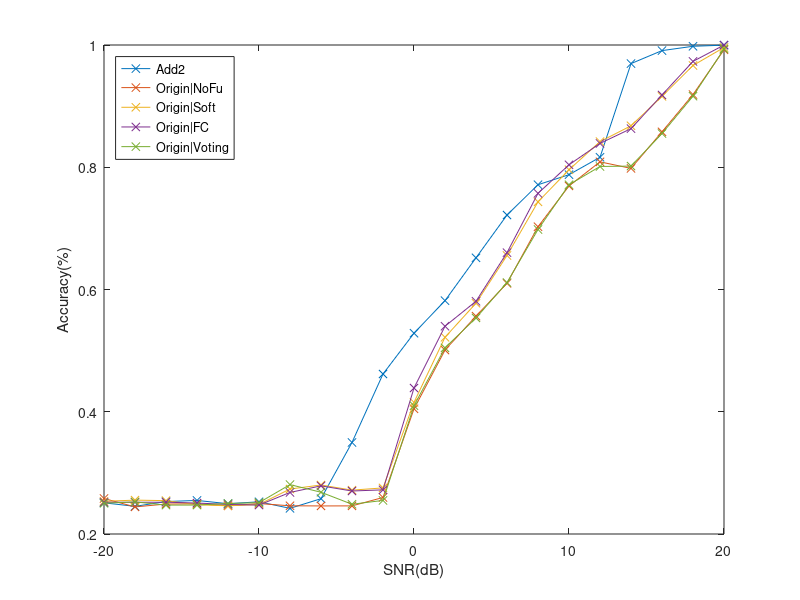
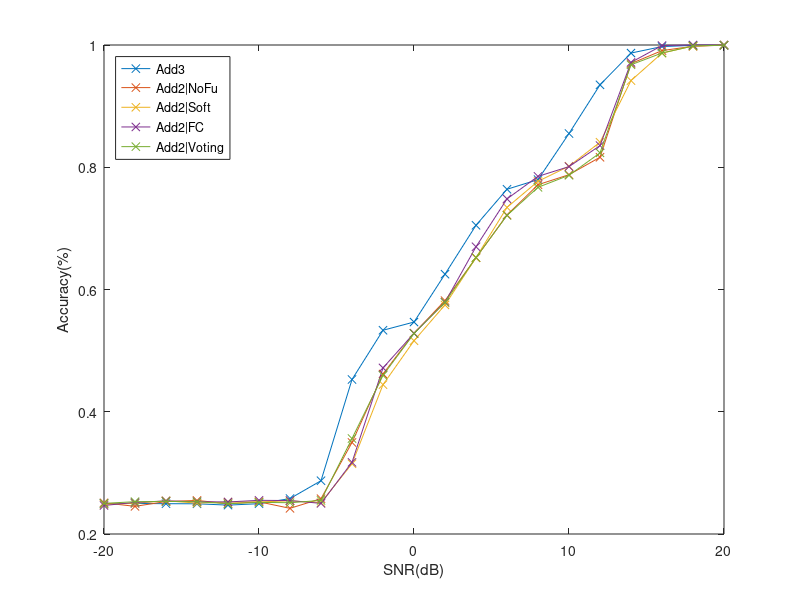
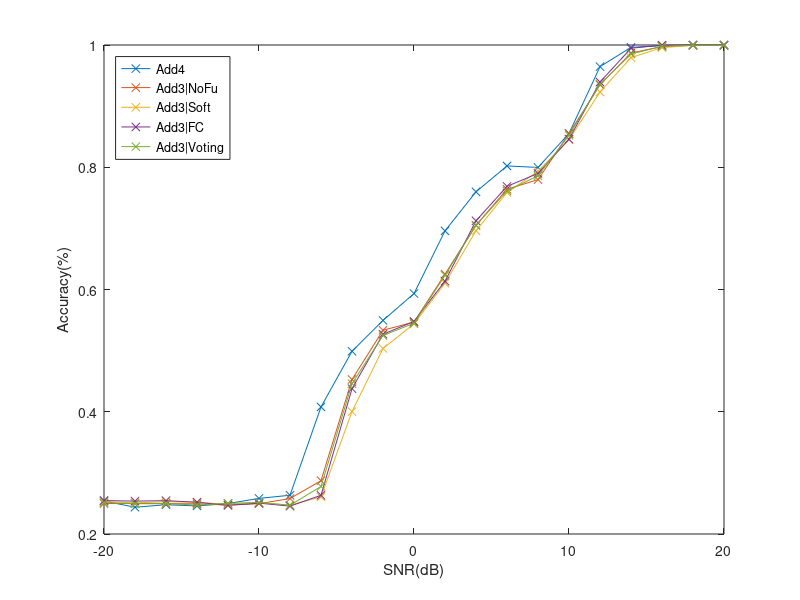

Write the MATLAB code that produced these figures, in order.
clc; close all; clear;

snr = -20:2:20;

acc_origin = [0.258083333333333	0.244333333333333	0.249000000000000	0.249416666666667	0.246000000000000	0.249833333333333	0.246166666666667	0.245916666666667	0.246000000000000	0.259750000000000	0.404833333333333	0.500916666666667	0.556416666666667	0.610083333333333	0.702666666666667	0.769416666666667	0.808833333333333	0.798166666666667	0.857916666666667	0.918916666666667	0.992166666666667];
acc_Add2 = 	[0.251000000000000	0.245250000000000	0.253083333333333	0.254916666666667	0.249583333333333	0.252666666666667	0.242000000000000	0.257750000000000	0.349750000000000	0.461750000000000	0.528500000000000	0.581750000000000	0.651833333333333	0.721833333333333	0.771416666666667	0.787833333333333	0.816333333333333	0.969583333333333	0.990833333333333	0.997916666666667	0.999750000000000];
% acc_add2Norm = [0.252583333333333	0.245583333333333	0.254166666666667	0.255750000000000	0.241333333333333	0.250416666666667	0.242333333333333	0.251750000000000	0.348333333333333	0.465333333333333	0.529666666666667	0.562666666666667	0.646916666666667	0.719833333333333	0.790166666666667	0.784166666666667	0.863750000000000	0.948916666666667	0.986250000000000	0.998583333333333	0.999750000000000];
acc_Add3 = [0.249916666666667	0.250000000000000	0.249583333333333	0.249416666666667	0.247250000000000	0.249583333333333	0.258000000000000	0.287166666666667	0.452750000000000	0.533333333333333	0.546750000000000	0.625083333333333	0.705083333333333	0.764000000000000	0.779750000000000	0.855166666666667	0.934833333333333	0.986833333333333	0.997416666666667	0.999416666666667	0.999416666666667];
acc_Add4 = [0.253916666666667	0.243833333333333	0.247916666666667	0.245916666666667	0.249833333333333	0.258250000000000	0.263416666666667	0.407916666666667	0.499000000000000	0.549500000000000	0.593333333333333	0.695916666666667	0.759833333333333	0.802166666666667	0.799666666666667	0.855250000000000	0.964583333333333	0.996166666666667	0.998916666666667	1	0.999916666666667];

acc_origin_rep_soft = [0.253500000000000	0.255416666666667	0.254583333333333	0.247916666666667	0.246083333333333	0.248333333333333	0.273583333333333	0.280166666666667	0.271750000000000	0.275416666666667	0.415333333333333	0.521833333333333	0.577583333333333	0.655666666666667	0.743416666666667	0.795916666666667	0.841916666666667	0.867833333333333	0.916000000000000	0.966500000000000	0.995916666666667];
acc_origin_rep_fc = [0.252000000000000	0.251916666666667	0.252000000000000	0.250666666666667	0.248333333333333	0.247333333333333	0.268000000000000	0.278750000000000	0.270333333333333	0.272250000000000	0.438833333333333	0.539916666666667	0.580750000000000	0.660250000000000	0.757333333333333	0.804000000000000	0.839000000000000	0.863166666666667	0.918250000000000	0.973166666666667	0.999916666666667];
acc_origin_rep_voting = [0.250333333333333	0.252520833333333	0.247270833333333	0.247333333333333	0.249854166666667	0.251291666666667	0.280812500000000	0.268312500000000	0.248687500000000	0.254937500000000	0.409854166666667	0.504479166666667	0.553479166666667	0.611395833333333	0.698125000000000	0.771354166666667	0.801270833333333	0.801916666666667	0.855145833333333	0.916312500000000	0.993520833333333];

figure;
plot(snr, acc_Add2, '-x'); hold on;
plot(snr, acc_origin, '-x'); hold on;
plot(snr, acc_origin_rep_soft, '-x'); hold on;
plot(snr, acc_origin_rep_fc, '-x'); hold on;
plot(snr, acc_origin_rep_voting, '-x'); hold on;
legend("Add2", "Origin|NoFu", "Origin|Soft", "Origin|FC", "Origin|Voting", 'Location', 'northwest')
xlabel("SNR(dB)")
ylabel("Accuracy(%)")


acc_Add2_rep_soft = [0.248333333333333	0.250250000000000	0.254416666666667	0.250500000000000	0.252250000000000	0.252583333333333	0.254166666666667	0.251333333333333	0.314916666666667	0.444333333333333	0.516166666666667	0.574750000000000	0.652083333333333	0.734333333333333	0.777000000000000	0.801666666666667	0.840916666666667	0.941750000000000	0.986750000000000	0.998333333333333	0.999916666666667];
acc_Add2_rep_fc = [0.246666666666667	0.251666666666667	0.254083333333333	0.252750000000000	0.252416666666667	0.255083333333333	0.254750000000000	0.250083333333333	0.317250000000000	0.471750000000000	0.528333333333333	0.579083333333333	0.669916666666667	0.748250000000000	0.785083333333333	0.801000000000000	0.835416666666667	0.971583333333333	0.999083333333333	1	1];
acc_Add2_rep_voting = [0.250083333333333	0.252875000000000	0.253250000000000	0.252833333333333	0.249583333333333	0.251750000000000	0.251166666666667	0.254958333333333	0.356166666666667	0.459458333333333	0.527916666666667	0.579166666666667	0.652291666666667	0.721250000000000	0.767166666666667	0.786875000000000	0.823500000000000	0.967666666666667	0.986916666666667	0.998375000000000	0.999708333333333];

figure;
plot(snr, acc_Add3, '-x'); hold on;
plot(snr, acc_Add2, '-x'); hold on;
plot(snr, acc_Add2_rep_soft, '-x'); hold on;
plot(snr, acc_Add2_rep_fc, '-x'); hold on;
plot(snr, acc_Add2_rep_voting, '-x'); hold on;
legend("Add3", "Add2|NoFu", "Add2|Soft", "Add2|FC", "Add2|Voting", 'Location', 'northwest')
xlabel("SNR(dB)")
ylabel("Accuracy(%)")

acc_Add3_rep_soft = [0.253000000000000	0.250916666666667	0.252750000000000	0.252000000000000	0.248500000000000	0.251083333333333	0.247333333333333	0.260750000000000	0.400250000000000	0.503583333333333	0.543750000000000	0.610333333333333	0.696166666666667	0.758666666666667	0.793500000000000	0.845083333333333	0.923083333333333	0.979333333333333	0.995750000000000	0.999250000000000	0.999916666666667];
acc_Add3_rep_fc = [0.254750000000000	0.253750000000000	0.254583333333333	0.251916666666667	0.246916666666667	0.250500000000000	0.245583333333333	0.263333333333333	0.437750000000000	0.526833333333333	0.547750000000000	0.613583333333333	0.712333333333333	0.768750000000000	0.789916666666667	0.845916666666667	0.939333333333333	0.994666666666667	0.999833333333333	1	1];
acc_Add3_rep_voting = [0.251250000000000	0.249458333333333	0.249875000000000	0.247291666666667	0.250166666666667	0.251625000000000	0.247041666666667	0.277750000000000	0.445958333333333	0.524708333333333	0.544833333333333	0.623208333333333	0.705125000000000	0.761333333333333	0.786000000000000	0.852166666666667	0.935750000000000	0.985291666666667	0.997958333333333	0.999583333333333	0.999291666666667];

figure;
plot(snr, acc_Add4, '-x'); hold on;
plot(snr, acc_Add3, '-x'); hold on;
plot(snr, acc_Add3_rep_soft, '-x'); hold on;
plot(snr, acc_Add3_rep_fc, '-x'); hold on;
plot(snr, acc_Add3_rep_voting, '-x'); hold on;
legend("Add4", "Add3|NoFu", "Add3|Soft", "Add3|FC", "Add3|Voting", 'Location', 'northwest')
xlabel("SNR(dB)")
ylabel("Accuracy(%)")
